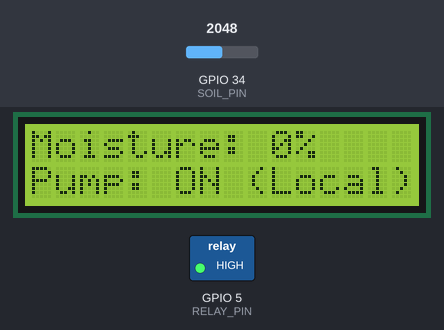
Simulated run of this sketch. Board: ESP32. Shown: 16×2 character LCD, switched loads named in the sketch (green lamp = pin HIGH). The test bench sets the inputs (shaded band); at power-on: GPIO 34 (SOIL_PIN) = 2048. WiFi joins after 1.5 s; servers stay silent unless stated; uploads are accepted with an empty reply; what the sketch prints to the serial monitor is not drawn.

Above: at 5.8 s.
5.9 s: GPIO 34 (SOIL_PIN) set to 1980
At 8.9 s:
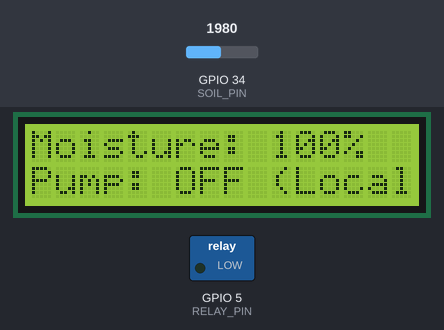
9.3 s: GPIO 34 (SOIL_PIN) set to 2047
At 10.8 s:
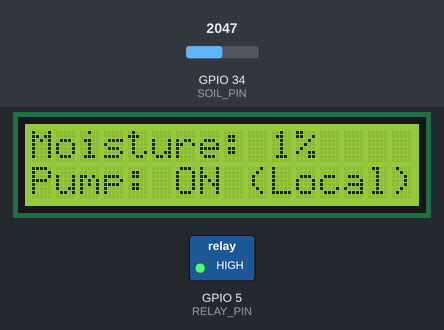
12.6 s: GPIO 34 (SOIL_PIN) set to 1228
At 16.9 s:
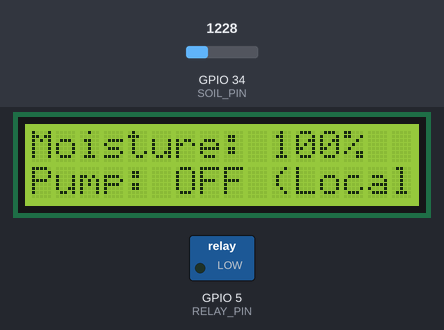
17.2 s: GPIO 34 (SOIL_PIN) set to 1733
At 19.0 s:
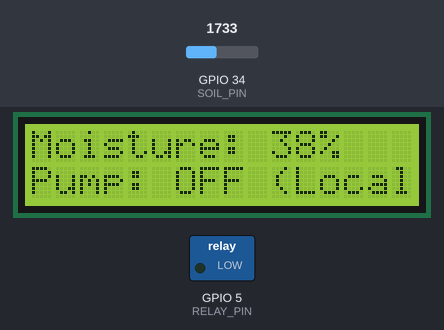
20.5 s: GPIO 34 (SOIL_PIN) set to 1808
At 24.0 s:
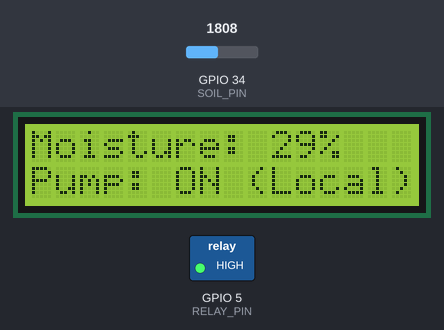
Timing chart, 0 to 25.5 s (numbered marks = the images above; inputs shaded):
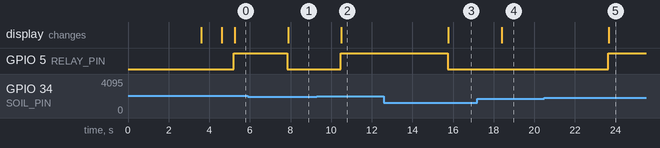

Measured:
- the behaviour switches between 2048 and 2047 on GPIO 34 (SOIL_PIN) (found by bisection; images 0 and 1)
- the behaviour switches between 1761 and 1762 on GPIO 34 (SOIL_PIN) (found by bisection; images 4 and 5)
- after the input at 5.9 s, GPIO 5 (RELAY_PIN): HIGH → LOW after 1.9 s; the display: changes after 2.0 s (image 1)
- after the input at 9.3 s, GPIO 5 (RELAY_PIN): LOW → HIGH after 1.2 s; the display: changes after 1.2 s (image 2)
- after the input at 12.6 s, GPIO 5 (RELAY_PIN): HIGH → LOW after 3.1 s; the display: changes after 3.2 s (image 3)
- after the input at 17.2 s, the display: changes after 1.2 s (image 4)
- after the input at 20.5 s, GPIO 5 (RELAY_PIN): LOW → HIGH after 3.1 s; the display: changes after 3.2 s (image 5)

The sketch:

esp32_irrigation.ino
```cpp
/*
 * Smart Irrigation ESP32 Firmware v2.0
 * Features: Cloud Priority Control (Manual Override), Auto-Calibration, Telemetry
 */
#include <Wire.h>
#include <LiquidCrystal_I2C.h>
#include <WiFi.h>
#include <HTTPClient.h>

#define SOIL_PIN 34
#define RELAY_PIN 5

// --- WIFI & CLOUD CONFIG ---
const char* WIFI_SSID = "Oneplus2";         // <--- UPDATE THIS
const char* WIFI_PASS = "12345678";     // <--- UPDATE THIS
const char* TB_SERVER = "http://demo.thingsboard.io";
const char* TB_TOKEN  = "yktlt9lpxdqchp2dkfrd";

LiquidCrystal_I2C lcd(0x27, 16, 2); // I2C address 0x27, 16x2 LCD

int soilMin = 4095; // wettest observed
int soilMax = 0;     // driest observed

void setup() {
  Serial.begin(115200);
  Wire.begin();
  lcd.init();
  lcd.backlight();
  lcd.setCursor(0, 0);
  lcd.print("Smart Irrigation");
  lcd.setCursor(0, 1);
  lcd.print("System Starting...");
  delay(2000);

  pinMode(RELAY_PIN, OUTPUT);
  digitalWrite(RELAY_PIN, LOW); // start with relay off

  // --- ADDED: WiFi Setup ---
  WiFi.begin(WIFI_SSID, WIFI_PASS);
  while (WiFi.status() != WL_CONNECTED) {
    delay(500);
    Serial.print(".");
  }
  Serial.println("\nWiFi Connected");
  lcd.setCursor(0, 1);
  lcd.print("WiFi Online     ");
  delay(1000);
  lcd.clear();
}

void loop() {
  // --- ADDED: Reconnect if lost ---
  if (WiFi.status() != WL_CONNECTED) WiFi.reconnect();

  int rawSoil = analogRead(SOIL_PIN);

  // Dynamic auto-calibration
  if (rawSoil < soilMin) soilMin = rawSoil;
  if (rawSoil > soilMax) soilMax = rawSoil;

  int soilPercent = 0;
  if (soilMax != soilMin) {
    soilPercent = map(rawSoil, soilMax, soilMin, 0, 100);
    soilPercent = constrain(soilPercent, 0, 100);
  }

  // --- PRIORITY 1: Cloud Command (AI/Manual) ---
  bool cloudControl = false;

  if (WiFi.status() == WL_CONNECTED) {
     HTTPClient http;
     // Poll for 'pump_decision' attribute
     String attrUrl = String(TB_SERVER) + "/api/v1/" + String(TB_TOKEN) + "/attributes?clientKeys=pump_decision";
     http.begin(attrUrl);
     int httpCode = http.GET();

     if (httpCode == 200) {
        String response = http.getString();

        // Debug Log
        Serial.println("Rx Attr: " + response);

        // Check if decision is PUMP_ON
        if (response.indexOf("PUMP_ON") != -1) {
           digitalWrite(RELAY_PIN, HIGH);
           Serial.println("cmd: ON");
           lcd.setCursor(0, 1); lcd.print("Pump: ON (Cloud)");
           cloudControl = true;
        }
        else if (response.indexOf("PUMP_OFF") != -1) {
           digitalWrite(RELAY_PIN, LOW);
           Serial.println("cmd: OFF");
           lcd.setCursor(0, 1); lcd.print("Pump: OFF (Cloud)");
           cloudControl = true;
        }
     } else {
        Serial.print("Attr fetch failed: ");
        Serial.println(httpCode);
     }
     http.end();

     // --- Telemetry Upload (Keep Alive) ---
     String teleUrl = String(TB_SERVER) + "/api/v1/" + String(TB_TOKEN) + "/telemetry";
     http.begin(teleUrl);
     http.addHeader("Content-Type", "application/json");
     String realState = (digitalRead(RELAY_PIN) == HIGH) ? "ON" : "OFF";
     String payload = "{\"moisture_raw\":" + String(rawSoil) +
                      ", \"soil_moisture\":" + String(soilPercent) +
                      ", \"pump_state\":\"" + realState + "\"}";
     http.POST(payload);
     http.end();

     // Sync Attribute for Agent (AND Dashboard Status)
     String syncUrl = String(TB_SERVER) + "/api/v1/" + String(TB_TOKEN) + "/attributes";
     http.begin(syncUrl);
     http.addHeader("Content-Type", "application/json");
     // Fix: Send pump_state here so Dashboard sees it!
     String attrPayload = "{\"current_moisture\":" + String(soilPercent) +
                          ", \"pump_state\":\"" + realState + "\"}";
     http.POST(attrPayload);
     http.end();
  }

  // --- PRIORITY 2: Local Fallback (If Cloud Fails) ---
  if (!cloudControl) {
    if (soilPercent < 35) {
      digitalWrite(RELAY_PIN, HIGH);
      lcd.setCursor(0, 1); lcd.print("Pump: ON (Local)");
    } else {
      digitalWrite(RELAY_PIN, LOW);
      lcd.setCursor(0, 1); lcd.print("Pump: OFF (Local)");
    }
  }

  // Display Moisture
  lcd.setCursor(0, 0);
  lcd.print("Moisture: ");
  lcd.print(soilPercent);
  lcd.print("%   "); // clear trailing chars

  delay(2000); // Loop interval
}
```
